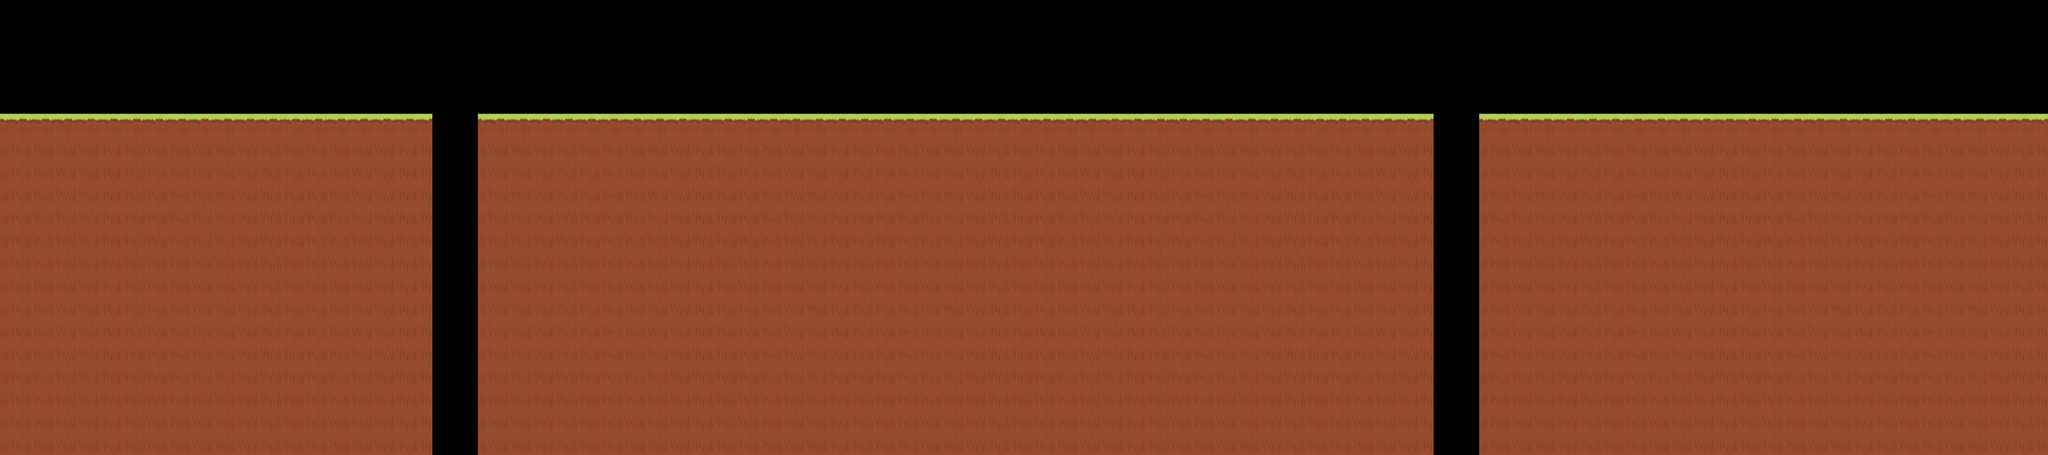

A level layout from a 2D game, rendered from its tile map. Below: a short description, then the map file with tile-grid data replaced by summaries:
An orthogonal 90x20 tile map with 64x64 px tiles, 1 tile layer (groundLayer) and 2 objects (startPoint5, endPoint5).

<map version="1.2" tiledversion="1.2.4" orientation="orthogonal" renderorder="right-down" width="90" height="20" tilewidth="64" tileheight="64" infinite="0" nextlayerid="3" nextobjectid="9">
 <tileset firstgid="1" name="tiledmap" tilewidth="64" tileheight="64" tilecount="2" columns="1">
  <image source="tiledmap.png" width="64" height="128" />
  <tile id="0">
   <properties>
    <property name="collide" type="bool" value="true" />
   </properties>
  </tile>
  <tile id="1">
   <properties>
    <property name="collide" type="bool" value="true" />
   </properties>
  </tile>
 </tileset>
 <layer id="1" name="groundLayer" width="90" height="20">
  <data>[1800 cells, 1290 non-empty, 2 distinct tile ids]</data>
 </layer>
 <objectgroup id="2" name="Object1">
  <object id="1" name="startPoint5" x="9.33505" y="259.333" width="60" height="53.3333" />
  <object id="2" name="endPoint5" x="5659.33" y="270.667" width="81.3333" height="36" />
 </objectgroup>
</map>